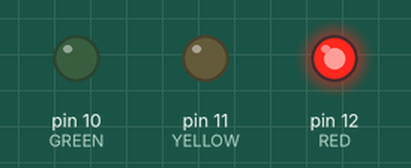
Bench run of a sketch on a simulated Arduino Uno, built with avr-gcc and run on an emulated ATmega328P. Parts: output pins drawn as LEDs (lit = HIGH).

Above: at 2.5 s.
At 7.5 s:
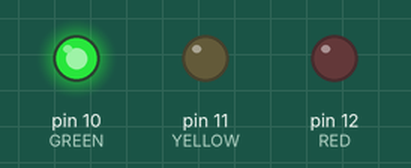
At 11.0 s:
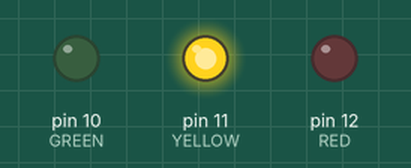
Timing chart, 0 to 15.6 s (numbered marks = the images above):
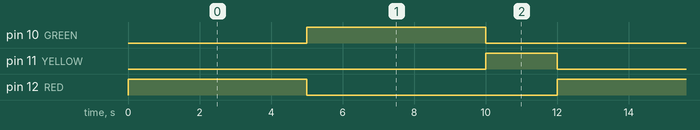

The sketch:

code.ino
```cpp
const int RED = 12;
const int YELLOW = 11;
const int GREEN = 10;

void setup() {
  // Set all traffic light pins as outputs
  pinMode(RED, OUTPUT);
  pinMode(YELLOW, OUTPUT);
  pinMode(GREEN, OUTPUT);
}

void loop() {
  // Red on for 5 seconds
  digitalWrite(RED, HIGH);
  digitalWrite(YELLOW, LOW);
  digitalWrite(GREEN, LOW);
  delay(5000);

  // Green on for 5 seconds
  digitalWrite(RED, LOW);
  digitalWrite(YELLOW, LOW);
  digitalWrite(GREEN, HIGH);
  delay(5000);

  // Yellow on for 2 seconds
  digitalWrite(RED, LOW);
  digitalWrite(YELLOW, HIGH);
  digitalWrite(GREEN, LOW);
  delay(2000);
}
```

Measured:
- by itself, pin 10 (GREEN), pin 12 (RED): alternates HIGH for 5.0 s and LOW for 7.0 s
- by itself, pin 11 (YELLOW): alternates HIGH for 2.0 s and LOW for 10.0 s
- by itself, everything shown: repeats every 12.0 s, in 3 steps
